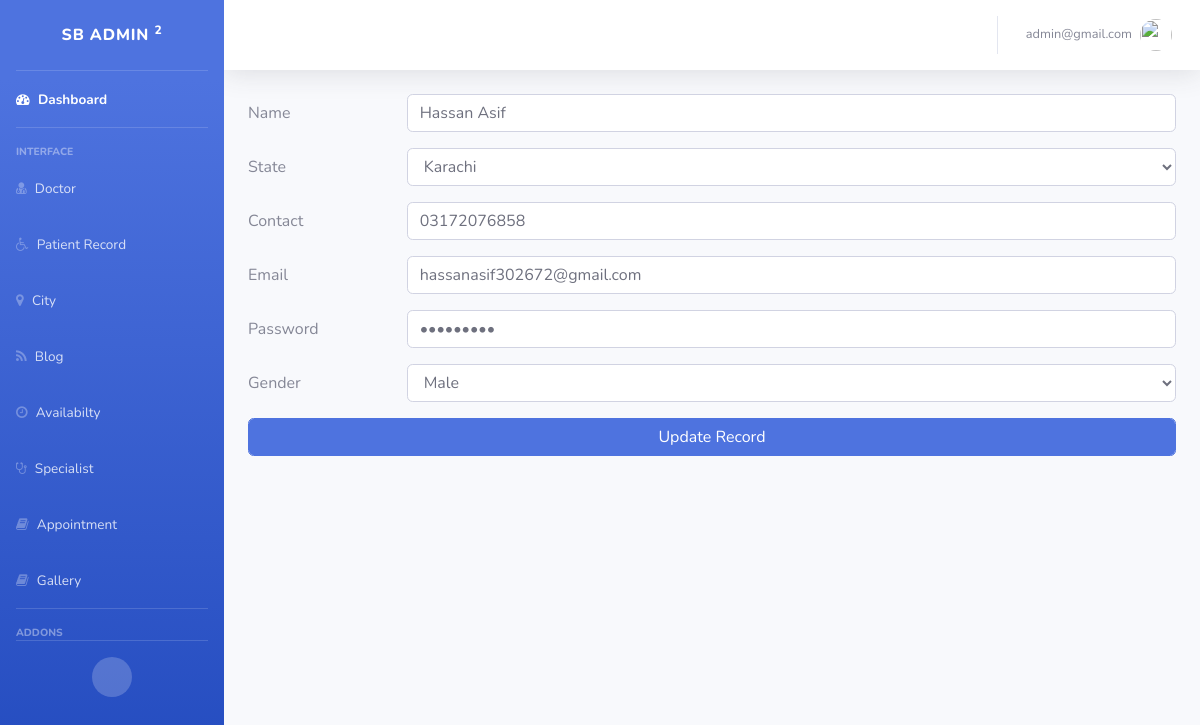
/patient/edit.php?id=4 (signed in), run on the app's committed database.
### tables this page shows
CREATE TABLE `patient` (
  `pid` int(50) NOT NULL,
  `name` varchar(50) NOT NULL,
  `city` int(50) NOT NULL,
  `username` varchar(50) NOT NULL,
  `password` varchar(50) NOT NULL,
  `Gender` varchar(20) DEFAULT NULL,
  `contacts` varchar(100) NOT NULL
);

### patient/edit.php (the view, shortened to what this page needs)
<?php
$id=$_GET['id'];
include 'connection.php';
$query="Select * from patient where pid=".$id;
$result=mysqli_query($conn,$query);
$row =mysqli_fetch_row($result);
$query2="Select * from city";
$result2=mysqli_query($conn,$query2);
?>
<?php
include "../adminpanel.php";
?>
<form method="post">
  <div class="form-group row">
    <label for="n" class="col-sm-2 col-form-label">Name</label>
    <div class="col-sm-10">
      <input type="text" class="form-control" name="paname" id="n"  value="<?php echo $row[1];?>" required pattern="^[a-zA-Z\s]+$"  title="Numbers Are Not Allowed">
    </div>
</div>
    <div class="form-group row">
      <label for="inputState" class="col-sm-2 col-form-label">State</label>
      <div class="col-sm-10">
      <select id="inputState" name="city" class="form-control">
      <?php
        while($rowc=mysqli_fetch_array($result2))
        {
            if($row[2]==$rowc['C_id'])
            {
        ?>
            <option value=<?php echo $rowc['C_id'];?> selected>
            <?php echo $rowc['C_name']; ?>
            </option>
            <?php
            }
            else {
            ?>
             <option value=<?php echo $rowc['C_id'];?> >
            <?php echo $rowc['C_name']; ?>
            </option>
        <?php
            }
        }
        ?>
      </select>
      </div>
    </div>
    <div class="form-group row">
    <label for="c" class="col-sm-2 col-form-label">Contact</label>
    <div class="col-sm-10">
      <input type="text" name="contactp" class="form-control" id="c" placeholder="Password" value="<?php echo $row[6];?>"maxlength="11" placeholder="Phone Number Should be like 03xxxxxxxxx" pattern="03[0-9]{2}(?!1234567)(?!1111111)(?!7654321)[0-9]{7}" required title="Phone Number Should be like 03xxxxxxxxx">
    </div>
  </div>
  <div class="form-group row">
    <label for="e" class="col-sm-2 col-form-label">Email</label>
    <div class="col-sm-10">
      <input name="email" type="Text" class="form-control" id="e" placeholder="Email" value="<?php echo $row[3];?>" pattern="[a-z0-9._%+-]+@[a-z0-9.-]+\.[a-z]{3,}$"  title="Valid Email Is required" required>
    </div>
  </div>
    <div class="form-group row">
    <label for="inputPassword" class="col-sm-2 col-form-label">Password</label>
    <div class="col-sm-10">
      <input type="password" name="password" class="form-control" id="inputPassword" placeholder="Password" value="<?php echo $row[4];?>" pattern=".{8,}" title="Eight or more characters" required>
    </div>
  </div>
  <div class="form-group row">
  <label for="gender" class="col-sm-2 col-form-label">Gender</label>
    <div class="col-sm-10">
        <?php
        $m="Male";
          if($row[5]== $m)
          {
              ?>
    <select name="gender" class="form-control">
                                            <option  selected="selected">Male</option>
                                        </select>
                                        <?php
                        }?>
    </div>
    </div>
  <div class="form-group row">
    <div class="col-sm-12">
      <button type="submit" class="btn btn-primary form-control" name="btnSubmit" >Update Record</button>
    </div>
  </div>
</form>

### data on the page
patient: paname "Hassan Asif", contactp "03172076858", email "hassanasif302672@gmail.com"

### other printed values
$_SESSION['admin'] "admin@gmail.com"
form field city "Karachi"
